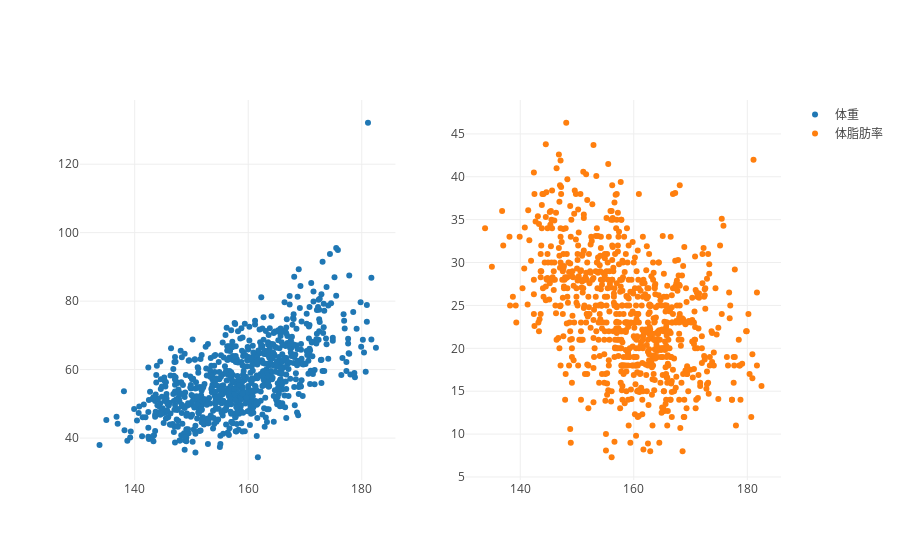

Source (notebook cell):
### Markdown cell above
<h2>使用するクリエイティブ生成</h2>

### Code cell
#使用するデータ獲得
df2 = pd.read_csv('bodysize.csv',encoding='SHIFT_JIS')
df2 =df2.dropna(how='any')#nanは、容赦なく削除

#グラフの作成(２つ)
trace0 = Scatter(
    x=(df2["身長(cm)"]),
    y=(df2["体重(kg)"]),
    mode="markers",
    name="体重",
    yaxis='y1')
trace1 =Scatter(
    x=(df2["身長(cm)"]),
    y=(df2["体脂肪率(%)"]),
    mode="markers",
    name = "体脂肪率",
    yaxis='y2')#2軸グラフの際は、そのデータのy軸を加えるために'y2'等がいる

#レイアウトの指定
layout0 = Layout(
    title = "身長と体重の分散",
    xaxis={"title":"身長(cm)"},
    yaxis={"title":"体重(kg)"},
)
layout1 = Layout(
    title = "身長と体重の分散",
    xaxis={"title":"身長(cm)"},
    yaxis={"title":"体脂肪率(%)"},
)

#描写（dataに、データを2つ入れるだけ）
fig = tls.make_subplots(rows=1, cols=2)#Plotly toolsの使用によりサブプロットの枠を作成

fig.append_trace(trace0, 1, 1)
fig.append_trace(trace1, 1, 2)
py.image.save_as(fig, filename='testplot.png')
iplot(fig)#iが無いと別ページ開いてプロット

### Figure 1 — Plotly figure (JSON) as saved in the notebook; plotly's stock layout.template omitted (floating-point values rounded to 4 significant figures; data arrays with more than 128 entries replaced by an {"elided": "..."} marker saying what was removed)
{"data": [{"mode": "markers", "name": "体重", "type": "scatter", "x": {"elided": "814 float values"}, "xaxis": "x1", "y": {"elided": "814 float values"}, "yaxis": "y1"}, {"mode": "markers", "name": "体脂肪率", "type": "scatter", "x": {"elided": "814 float values"}, "xaxis": "x2", "y": {"elided": "814 float values"}, "yaxis": "y2"}], "layout": {"xaxis1": {"anchor": "y1", "domain": [0, 0.45]}, "xaxis2": {"anchor": "y2", "domain": [0.55, 1]}, "yaxis1": {"anchor": "x1", "domain": [0, 1]}, "yaxis2": {"anchor": "x2", "domain": [0, 1]}}}
